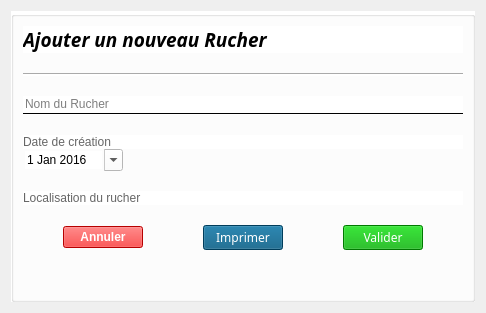
      <widget class="QWidget" name="creerRucher">
       <layout class="QHBoxLayout" name="horizontalLayout_19">
        <item>
         <widget class="QGroupBox" name="groupBox_5">
          <property name="styleSheet">
           <string notr="true">background-color: rgb(255, 255, 255);</string>
          </property>
          <property name="title">
           <string/>
          </property>
          <layout class="QVBoxLayout" name="verticalLayout_10">
           <property name="spacing">
            <number>20</number>
           </property>
           <item>
            <widget class="QLabel" name="label_29">
             <property name="font">
              <font>
               <family>Forte</family>
               <pointsize>14</pointsize>
               <weight>75</weight>
               <italic>true</italic>
               <bold>true</bold>
              </font>
             </property>
             <property name="text">
              <string>Ajouter un nouveau Rucher</string>
             </property>
            </widget>
           </item>
           <item>
            <widget class="Line" name="line_2">
             <property name="orientation">
              <enum>Qt::Horizontal</enum>
             </property>
            </widget>
           </item>
           <item>
            <layout class="QVBoxLayout" name="verticalLayout_11">
             <property name="spacing">
              <number>0</number>
             </property>
             <property name="sizeConstraint">
              <enum>QLayout::SetDefaultConstraint</enum>
             </property>
             <property name="bottomMargin">
              <number>0</number>
             </property>
             <item>
              <widget class="QLineEdit" name="nomRucher">
               <property name="sizePolicy">
                <sizepolicy hsizetype="Expanding" vsizetype="Fixed">
                 <horstretch>0</horstretch>
                 <verstretch>0</verstretch>
                </sizepolicy>
               </property>
               <property name="maximumSize">
                <size>
                 <width>500</width>
                 <height>16777215</height>
                </size>
               </property>
               <property name="frame">
                <bool>false</bool>
               </property>
               <property name="placeholderText">
                <string>Nom du Rucher</string>
               </property>
              </widget>
             </item>
             <item>
              <widget class="Line" name="line_3">
               <property name="sizePolicy">
                <sizepolicy hsizetype="Minimum" vsizetype="Fixed">
                 <horstretch>0</horstretch>
                 <verstretch>0</verstretch>
                </sizepolicy>
               </property>
               <property name="maximumSize">
                <size>
                 <width>500</width>
                 <height>16777215</height>
                </size>
               </property>
               <property name="frameShadow">
                <enum>QFrame::Plain</enum>
               </property>
               <property name="orientation">
                <enum>Qt::Horizontal</enum>
               </property>
              </widget>
             </item>
            </layout>
           </item>
           <item>
            <layout class="QVBoxLayout" name="verticalLayout_12">
             <property name="spacing">
              <number>0</number>
             </property>
             <property name="sizeConstraint">
              <enum>QLayout::SetDefaultConstraint</enum>
             </property>
             <property name="bottomMargin">
              <number>0</number>
             </property>
             <item>
              <widget class="QLabel" name="label_30">
               <property name="styleSheet">
                <string notr="true">color:rgb(102, 102, 102)</string>
               </property>
               <property name="text">
                <string>Date de création</string>
               </property>
              </widget>
             </item>
             <item>
              <widget class="QDateEdit" name="dateRucher">
               <property name="maximumSize">
                <size>
                 <width>100</width>
                 <height>16777215</height>
                </size>
               </property>
               <property name="frame">
                <bool>false</bool>
               </property>
               <property name="buttonSymbols">
                <enum>QAbstractSpinBox::NoButtons</enum>
               </property>
               <property name="calendarPopup">
                <bool>true</bool>
               </property>
               <property name="date">
                <date>
                 <year>2016</year>
                 <month>1</month>
                 <day>1</day>
                </date>
               </property>
              </widget>
             </item>
            </layout>
           </item>
           <item>
            <layout class="QVBoxLayout" name="verticalLayout_14">
             <property name="spacing">
              <number>0</number>
             </property>
             <property name="sizeConstraint">
              <enum>QLayout::SetDefaultConstraint</enum>
             </property>
             <property name="bottomMargin">
              <number>0</number>
             </property>
             <item>
              <widget class="QLabel" name="label_32">
               <property name="maximumSize">
                <size>
                 <width>16777215</width>
                 <height>20</height>
                </size>
               </property>
               <property name="styleSheet">
                <string notr="true">color:rgb(102, 102, 102)</string>
               </property>
               <property name="text">
                <string>Localisation du rucher</string>
               </property>
              </widget>
             </item>
             <item>
              <widget class="AddressFinder" name="addRucherAddress" native="true"/>
             </item>
            </layout>
           </item>
           <item>
            <layout class="QHBoxLayout" name="horizontalLayout_16">
             <item>
              <spacer name="horizontalSpacer_7">
               <property name="orientation">
                <enum>Qt::Horizontal</enum>
               </property>
               <property name="sizeHint" stdset="0">
                <size>
                 <width>40</width>
                 <height>20</height>
                </size>
               </property>
              </spacer>
             </item>
             <item>
              <widget class="QPushButton" name="annuler_2">
               <property name="sizePolicy">
                <sizepolicy hsizetype="Maximum" vsizetype="Fixed">
                 <horstretch>0</horstretch>
                 <verstretch>0</verstretch>
                </sizepolicy>
               </property>
               <property name="font">
                <font>
                 <family>Arial</family>
                 <weight>75</weight>
                 <bold>true</bold>
                </font>
               </property>
               <property name="cursor">
                <cursorShape>PointingHandCursor</cursorShape>
               </property>
               <property name="styleSheet">
                <string notr="true">background-color: rgb(255,0,0);
color: rgb(255, 255, 255);</string>
               </property>
               <property name="text">
                <string>Annuler</string>
               </property>
               <property name="autoDefault">
                <bool>false</bool>
               </property>
               <property name="default">
                <bool>false</bool>
               </property>
               <property name="flat">
                <bool>false</bool>
               </property>
              </widget>
             </item>
             <item>
              <spacer name="horizontalSpacer_8">
               <property name="orientation">
                <enum>Qt::Horizontal</enum>
               </property>
               <property name="sizeHint" stdset="0">
                <size>
                 <width>40</width>
                 <height>20</height>
                </size>
               </property>
              </spacer>
             </item>
             <item>
              <widget class="QPushButton" name="imprimer_2">
               <property name="sizePolicy">
                <sizepolicy hsizetype="Maximum" vsizetype="Fixed">
                 <horstretch>0</horstretch>
                 <verstretch>0</verstretch>
                </sizepolicy>
               </property>
               <property name="font">
                <font>
                 <family>Impact</family>
                </font>
               </property>
               <property name="cursor">
                <cursorShape>PointingHandCursor</cursorShape>
               </property>
               <property name="styleSheet">
                <string notr="true">color: rgb(255, 255, 255);
background-color: rgb(0, 85, 127);</string>
               </property>
               <property name="text">
                <string>Imprimer</string>
               </property>
              </widget>
             </item>
             <item>
              <spacer name="horizontalSpacer_9">
               <property name="orientation">
                <enum>Qt::Horizontal</enum>
               </property>
               <property name="sizeHint" stdset="0">
                <size>
                 <width>40</width>
                 <height>20</height>
                </size>
               </property>
              </spacer>
             </item>
             <item>
              <widget class="QPushButton" name="Valider_2">
               <property name="sizePolicy">
                <sizepolicy hsizetype="Maximum" vsizetype="Fixed">
                 <horstretch>0</horstretch>
                 <verstretch>0</verstretch>
                </sizepolicy>
               </property>
               <property name="font">
                <font>
                 <family>Impact</family>
                </font>
               </property>
               <property name="cursor">
                <cursorShape>PointingHandCursor</cursorShape>
               </property>
               <property name="styleSheet">
                <string notr="true">background-color: rgb(0, 170, 0);
color: rgb(255, 255, 255);</string>
               </property>
               <property name="text">
                <string>Valider</string>
               </property>
              </widget>
             </item>
             <item>
              <spacer name="horizontalSpacer_10">
               <property name="orientation">
                <enum>Qt::Horizontal</enum>
               </property>
               <property name="sizeHint" stdset="0">
                <size>
                 <width>40</width>
                 <height>20</height>
                </size>
               </property>
              </spacer>
             </item>
            </layout>
           </item>
           <item>
            <spacer name="verticalSpacer">
             <property name="orientation">
              <enum>Qt::Vertical</enum>
             </property>
             <property name="sizeHint" stdset="0">
              <size>
               <width>20</width>
               <height>40</height>
              </size>
             </property>
            </spacer>
           </item>
          </layout>
         </widget>
        </item>
       </layout>
      </widget>
